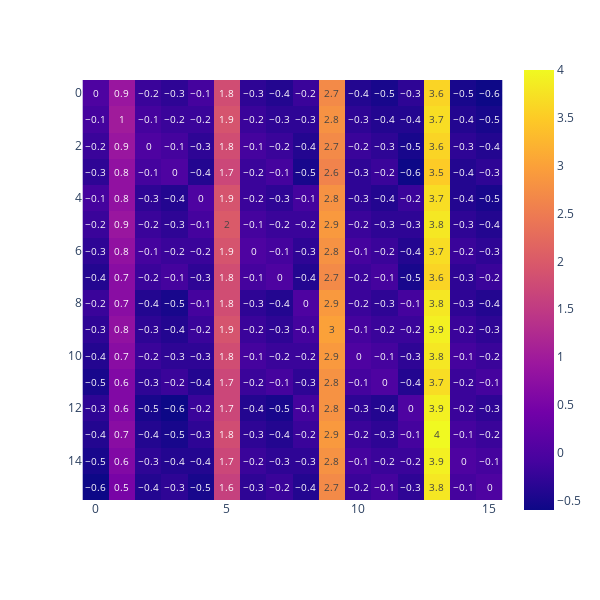
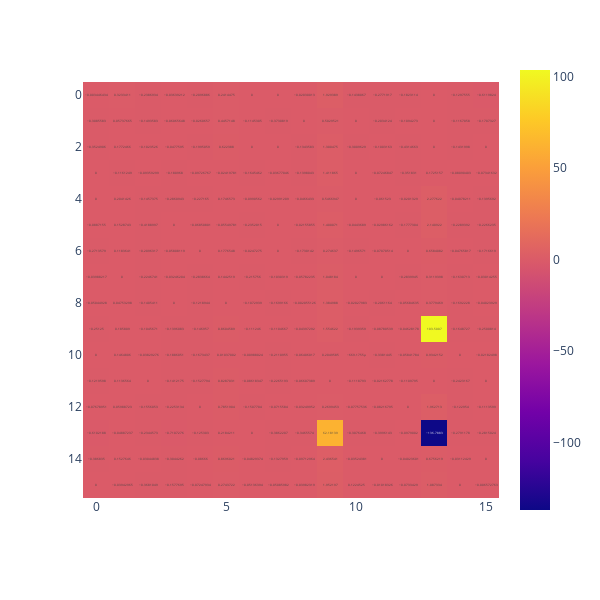
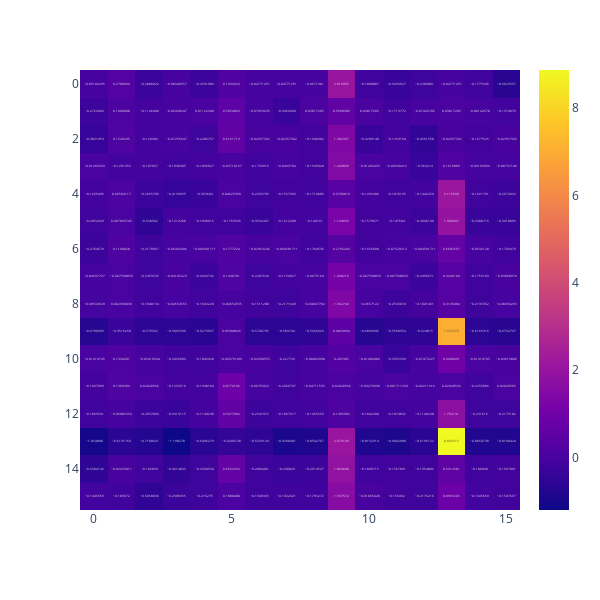
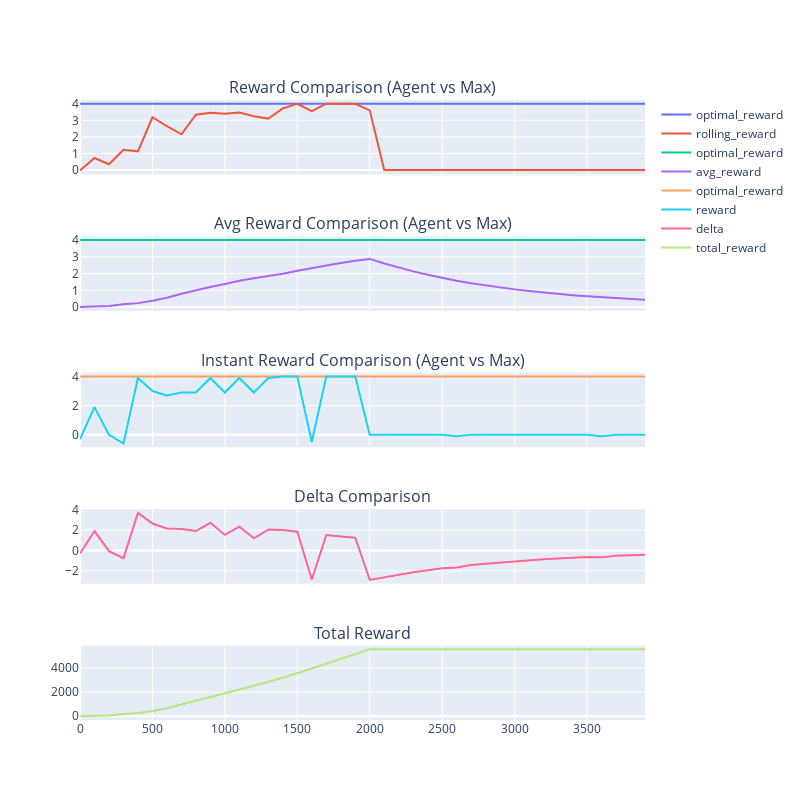

These figures' notebook cell, in order:
### Code cell
assess_step(exp_env, exp_agent, env_1d_mapping, running_dict_list)

### Figure 1 — Plotly figure (JSON) as saved in the notebook; plotly's stock layout.template omitted (floating-point values rounded to 4 significant figures; data arrays with more than 128 entries replaced by an {"elided": "..."} marker saying what was removed)
{"data": [{"coloraxis": "coloraxis", "hovertemplate": "x: %{x}<br>y: %{y}<br>color: %{z}<extra></extra>", "name": "0", "texttemplate": "%{z}", "type": "heatmap", "xaxis": "x", "yaxis": "y", "z": {"elided": "16x16 float values"}}], "layout": {"coloraxis": {"colorscale": [[0, "#0d0887"], [0.1111, "#46039f"], [0.2222, "#7201a8"], [0.3333, "#9c179e"], [0.4444, "#bd3786"], [0.5556, "#d8576b"], [0.6667, "#ed7953"], [0.7778, "#fb9f3a"], [0.8889, "#fdca26"], [1, "#f0f921"]]}, "height": 600, "margin": {"t": 60}, "width": 600, "xaxis": {"anchor": "y", "autorange": true, "constrain": "domain", "domain": [0, 1], "range": [-0.5, 15.5], "scaleanchor": "y"}, "yaxis": {"anchor": "x", "autorange": true, "constrain": "domain", "domain": [0.04348, 0.9565], "range": [15.5, -0.5]}}}

### Figure 2 — Plotly figure (JSON) as saved in the notebook; plotly's stock layout.template omitted (floating-point values rounded to 4 significant figures; data arrays with more than 128 entries replaced by an {"elided": "..."} marker saying what was removed)
{"data": [{"coloraxis": "coloraxis", "hovertemplate": "x: %{x}<br>y: %{y}<br>color: %{z}<extra></extra>", "name": "0", "texttemplate": "%{z}", "type": "heatmap", "xaxis": "x", "yaxis": "y", "z": {"elided": "16x16 float values"}}], "layout": {"coloraxis": {"colorscale": [[0, "#0d0887"], [0.1111, "#46039f"], [0.2222, "#7201a8"], [0.3333, "#9c179e"], [0.4444, "#bd3786"], [0.5556, "#d8576b"], [0.6667, "#ed7953"], [0.7778, "#fb9f3a"], [0.8889, "#fdca26"], [1, "#f0f921"]]}, "height": 600, "margin": {"t": 60}, "width": 600, "xaxis": {"anchor": "y", "autorange": true, "constrain": "domain", "domain": [0, 1], "range": [-0.5, 15.5], "scaleanchor": "y"}, "yaxis": {"anchor": "x", "autorange": true, "constrain": "domain", "domain": [0.04783, 0.9522], "range": [15.5, -0.5]}}}

### Figure 3 — Plotly figure (JSON) as saved in the notebook; plotly's stock layout.template omitted (floating-point values rounded to 4 significant figures; data arrays with more than 128 entries replaced by an {"elided": "..."} marker saying what was removed)
{"data": [{"coloraxis": "coloraxis", "hovertemplate": "x: %{x}<br>y: %{y}<br>color: %{z}<extra></extra>", "name": "0", "texttemplate": "%{z}", "type": "heatmap", "xaxis": "x", "yaxis": "y", "z": {"elided": "16x16 float values"}}], "layout": {"coloraxis": {"colorscale": [[0, "#0d0887"], [0.1111, "#46039f"], [0.2222, "#7201a8"], [0.3333, "#9c179e"], [0.4444, "#bd3786"], [0.5556, "#d8576b"], [0.6667, "#ed7953"], [0.7778, "#fb9f3a"], [0.8889, "#fdca26"], [1, "#f0f921"]]}, "height": 600, "margin": {"t": 60}, "width": 600, "xaxis": {"anchor": "y", "autorange": true, "constrain": "domain", "domain": [0, 1], "range": [-0.5, 15.5], "scaleanchor": "y"}, "yaxis": {"anchor": "x", "autorange": true, "constrain": "domain", "domain": [0.02174, 0.9783], "range": [15.5, -0.5]}}}

### Figure 4 — Plotly figure (JSON) as saved in the notebook; plotly's stock layout.template omitted (floating-point values rounded to 4 significant figures)
{"data": [{"name": "optimal_reward", "type": "scatter", "x": [0, 100, 200, 300, 400, 500, 600, 700, 800, 900, 1000, 1100, 1200, 1300, 1400, 1500, 1600, 1700, 1800, 1900, 2000, 2100, 2200, 2300, 2400, 2500, 2600, 2700, 2800, 2900, 3000, 3100, 3200, 3300, 3400, 3500, 3600, 3700, 3800, 3900], "xaxis": "x", "y": [4, 4, 4, 4, 4, 4, 4, 4, 4, 4, 4, 4, 4, 4, 4, 4, 4, 4, 4, 4, 4, 4, 4, 4, 4, 4, 4, 4, 4, 4, 4, 4, 4, 4, 4, 4, 4, 4, 4, 4], "yaxis": "y"}, {"name": "rolling_reward", "type": "scatter", "x": [0, 100, 200, 300, 400, 500, 600, 700, 800, 900, 1000, 1100, 1200, 1300, 1400, 1500, 1600, 1700, 1800, 1900, 2000, 2100, 2200, 2300, 2400, 2500, 2600, 2700, 2800, 2900, 3000, 3100, 3200, 3300, 3400, 3500, 3600, 3700, 3800, 3900], "xaxis": "x", "y": [-0.03, 0.7295, 0.3528, 1.224, 1.129, 3.185, 2.642, 2.159, 3.334, 3.457, 3.391, 3.473, 3.247, 3.104, 3.72, 3.993, 3.549, 4.0, 4.0, 4.0, 3.6, 9.562e-05, -8.771e-05, -1.072e-05, -2.847e-10, -7.561e-15, -0.02496, -1.31e-05, -3.48e-10, -9.244e-15, -1.787e-06, -4.612e-06, -1.633e-05, -4.338e-10, -0.002114, -5.614e-08, -0.037, 0.0006237, 1.657e-08, 4.4e-13], "yaxis": "y"}, {"name": "optimal_reward", "type": "scatter", "x": [0, 100, 200, 300, 400, 500, 600, 700, 800, 900, 1000, 1100, 1200, 1300, 1400, 1500, 1600, 1700, 1800, 1900, 2000, 2100, 2200, 2300, 2400, 2500, 2600, 2700, 2800, 2900, 3000, 3100, 3200, 3300, 3400, 3500, 3600, 3700, 3800, 3900], "xaxis": "x2", "y": [4, 4, 4, 4, 4, 4, 4, 4, 4, 4, 4, 4, 4, 4, 4, 4, 4, 4, 4, 4, 4, 4, 4, 4, 4, 4, 4, 4, 4, 4, 4, 4, 4, 4, 4, 4, 4, 4, 4, 4], "yaxis": "y2"}, {"name": "avg_reward", "type": "scatter", "x": [0, 100, 200, 300, 400, 500, 600, 700, 800, 900, 1000, 1100, 1200, 1300, 1400, 1500, 1600, 1700, 1800, 1900, 2000, 2100, 2200, 2300, 2400, 2500, 2600, 2700, 2800, 2900, 3000, 3100, 3200, 3300, 3400, 3500, 3600, 3700, 3800, 3900], "xaxis": "x2", "y": [-0.0003, 0.01559, 0.06566, 0.1667, 0.2355, 0.3721, 0.559, 0.7998, 1.01, 1.199, 1.383, 1.577, 1.717, 1.851, 1.994, 2.169, 2.335, 2.492, 2.635, 2.764, 2.878, 2.604, 2.356, 2.131, 1.928, 1.745, 1.578, 1.428, 1.292, 1.169, 1.057, 0.9566, 0.8654, 0.783, 0.7077, 0.6403, 0.5789, 0.5273, 0.4771, 0.4317], "yaxis": "y2"}, {"name": "optimal_reward", "type": "scatter", "x": [0, 100, 200, 300, 400, 500, 600, 700, 800, 900, 1000, 1100, 1200, 1300, 1400, 1500, 1600, 1700, 1800, 1900, 2000, 2100, 2200, 2300, 2400, 2500, 2600, 2700, 2800, 2900, 3000, 3100, 3200, 3300, 3400, 3500, 3600, 3700, 3800, 3900], "xaxis": "x3", "y": [4, 4, 4, 4, 4, 4, 4, 4, 4, 4, 4, 4, 4, 4, 4, 4, 4, 4, 4, 4, 4, 4, 4, 4, 4, 4, 4, 4, 4, 4, 4, 4, 4, 4, 4, 4, 4, 4, 4, 4], "yaxis": "y3"}, {"name": "reward", "type": "scatter", "x": [0, 100, 200, 300, 400, 500, 600, 700, 800, 900, 1000, 1100, 1200, 1300, 1400, 1500, 1600, 1700, 1800, 1900, 2000, 2100, 2200, 2300, 2400, 2500, 2600, 2700, 2800, 2900, 3000, 3100, 3200, 3300, 3400, 3500, 3600, 3700, 3800, 3900], "xaxis": "x3", "y": [-0.3, 1.9, 0, -0.6, 3.9, 3, 2.7, 2.9, 2.9, 3.9, 2.9, 3.9, 2.9, 3.9, 4, 4, -0.5, 4, 4, 4, 0, 0, 0, 0, 0, 0, -0.1, 0, 0, 0, 0, 0, 0, 0, 0, 0, -0.1, 0, 0, 0], "yaxis": "y3"}, {"name": "delta", "type": "scatter", "x": [0, 100, 200, 300, 400, 500, 600, 700, 800, 900, 1000, 1100, 1200, 1300, 1400, 1500, 1600, 1700, 1800, 1900, 2000, 2100, 2200, 2300, 2400, 2500, 2600, 2700, 2800, 2900, 3000, 3100, 3200, 3300, 3400, 3500, 3600, 3700, 3800, 3900], "xaxis": "x4", "y": [-0.3, 1.886, -0.06573, -0.7675, 3.668, 2.631, 2.143, 2.102, 1.892, 2.704, 1.518, 2.325, 1.185, 2.051, 2.008, 1.832, -2.838, 1.51, 1.366, 1.237, -2.881, -2.607, -2.358, -2.133, -1.93, -1.746, -1.68, -1.429, -1.293, -1.17, -1.059, -0.9576, -0.8662, -0.7838, -0.7084, -0.6409, -0.6796, -0.5278, -0.4776, -0.4321], "yaxis": "y4"}, {"name": "total_reward", "type": "scatter", "x": [0, 100, 200, 300, 400, 500, 600, 700, 800, 900, 1000, 1100, 1200, 1300, 1400, 1500, 1600, 1700, 1800, 1900, 2000, 2100, 2200, 2300, 2400, 2500, 2600, 2700, 2800, 2900, 3000, 3100, 3200, 3300, 3400, 3500, 3600, 3700, 3800, 3900], "xaxis": "x5", "y": [-0.3, 15.8, 69.6, 181.5, 270.6, 435.7, 668.9, 978.9, 1280.0, 1578.0, 1891.0, 2233.0, 2536.0, 2849.0, 3185.0, 3569.0, 3959.0, 4358.0, 4758.0, 5157.0, 5553.0, 5553.0, 5552.0, 5552.0, 5552.0, 5552.0, 5552.0, 5552.0, 5552.0, 5552.0, 5551.0, 5551.0, 5551.0, 5551.0, 5550.0, 5550.0, 5550.0, 5554.0, 5554.0, 5554.0], "yaxis": "y5"}], "layout": {"annotations": [{"font": {"size": 16}, "showarrow": false, "text": "Reward Comparison (Agent vs Max)", "x": 0.5, "xanchor": "center", "xref": "paper", "y": 1, "yanchor": "bottom", "yref": "paper"}, {"font": {"size": 16}, "showarrow": false, "text": "Avg Reward Comparison (Agent vs Max)", "x": 0.5, "xanchor": "center", "xref": "paper", "y": 0.78, "yanchor": "bottom", "yref": "paper"}, {"font": {"size": 16}, "showarrow": false, "text": "Instant Reward Comparison (Agent vs Max)", "x": 0.5, "xanchor": "center", "xref": "paper", "y": 0.56, "yanchor": "bottom", "yref": "paper"}, {"font": {"size": 16}, "showarrow": false, "text": "Delta Comparison", "x": 0.5, "xanchor": "center", "xref": "paper", "y": 0.34, "yanchor": "bottom", "yref": "paper"}, {"font": {"size": 16}, "showarrow": false, "text": "Total Reward", "x": 0.5, "xanchor": "center", "xref": "paper", "y": 0.12, "yanchor": "bottom", "yref": "paper"}], "height": 800, "title": {"text": ""}, "width": 800, "xaxis": {"anchor": "y", "autorange": true, "domain": [0, 1], "matches": "x5", "range": [0, 3900], "showticklabels": false, "type": "linear"}, "xaxis2": {"anchor": "y2", "autorange": true, "domain": [0, 1], "matches": "x5", "range": [0, 3900], "showticklabels": false, "type": "linear"}, "xaxis3": {"anchor": "y3", "autorange": true, "domain": [0, 1], "matches": "x5", "range": [0, 3900], "showticklabels": false, "type": "linear"}, "xaxis4": {"anchor": "y4", "autorange": true, "domain": [0, 1], "matches": "x5", "range": [0, 3900], "showticklabels": false, "type": "linear"}, "xaxis5": {"anchor": "y5", "autorange": true, "domain": [0, 1], "range": [0, 3900], "type": "linear"}, "yaxis": {"anchor": "x", "autorange": true, "domain": [0.88, 1], "range": [-0.2613, 4.224], "type": "linear"}, "yaxis2": {"anchor": "x2", "autorange": true, "domain": [0.66, 0.78], "range": [-0.2225, 4.222], "type": "linear"}, "yaxis3": {"anchor": "x3", "autorange": true, "domain": [0.44, 0.56], "range": [-0.8556, 4.256], "type": "linear"}, "yaxis4": {"anchor": "x4", "autorange": true, "domain": [0.22, 0.34], "range": [-3.245, 4.032], "type": "linear"}, "yaxis5": {"anchor": "x5", "autorange": true, "domain": [0, 0.12], "range": [-308.9, 5862.0], "type": "linear"}}}
